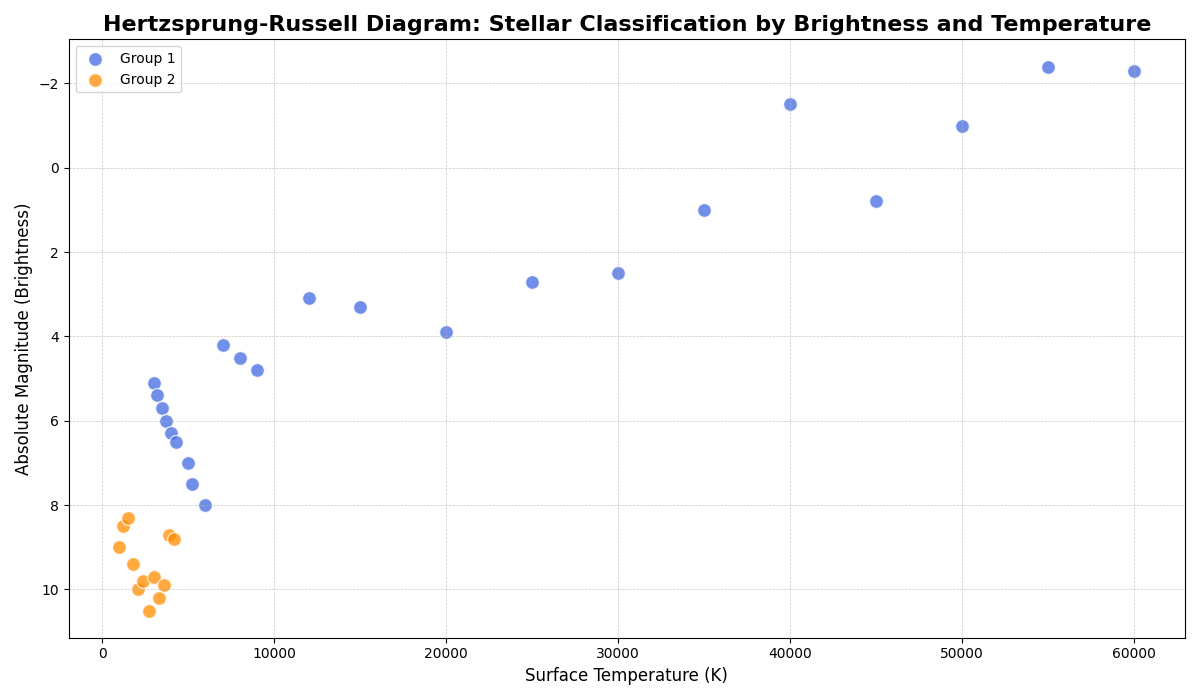

Write Python code to recreate this figure.
import numpy as np
import matplotlib.pyplot as plt

# Data Preparation:
# Original data set
brightness_1 = np.array([5.1, 5.4, 5.7, 6.0, 6.3, 6.5, 7.0, 7.5, 8.0, 4.2, 4.5, 4.8, 3.1, 3.3,
                         3.9, 2.7, 2.5, 1.0, -1.5, 0.8, -1.0, -2.4, -2.3])
temperature_1 = np.array([3000, 3200, 3500, 3700, 4000, 4300, 5000, 5200, 6000, 7000, 8000,
                          9000, 12000, 15000, 20000, 25000, 30000, 35000, 40000, 45000, 
                          50000, 55000, 60000])

# Additional data set (made-up data for illustrative purposes)
brightness_2 = np.array([9.0, 8.5, 8.3, 9.4, 10.0, 9.8, 10.5, 9.7, 10.2, 9.9, 8.7, 8.8])
temperature_2 = np.array([1000, 1200, 1500, 1800, 2100, 2400, 2700, 3000, 3300, 3600, 3900, 4200])

# Plotting the scatter chart
fig, ax = plt.subplots(figsize=(12, 7))

# Scatter plot with different colors for different groups
ax.scatter(temperature_1, brightness_1, color='royalblue', alpha=0.75, edgecolors='w', s=100, label='Group 1')
ax.scatter(temperature_2, brightness_2, color='darkorange', alpha=0.75, edgecolors='w', s=100, label='Group 2')

# Adding titles and labels
ax.set_title('Hertzsprung-Russell Diagram: Stellar Classification by Brightness and Temperature', fontsize=16, fontweight='bold', wrap=True)
ax.set_xlabel('Surface Temperature (K)', fontsize=12)
ax.set_ylabel('Absolute Magnitude (Brightness)', fontsize=12)
ax.invert_yaxis()

# Adding legend
ax.legend()

# Adding grid lines
ax.grid(True, linestyle='--', linewidth=0.5, alpha=0.7)

# Ensuring no overlapping of text or elements
plt.tight_layout()

# Display the plot
plt.show()
